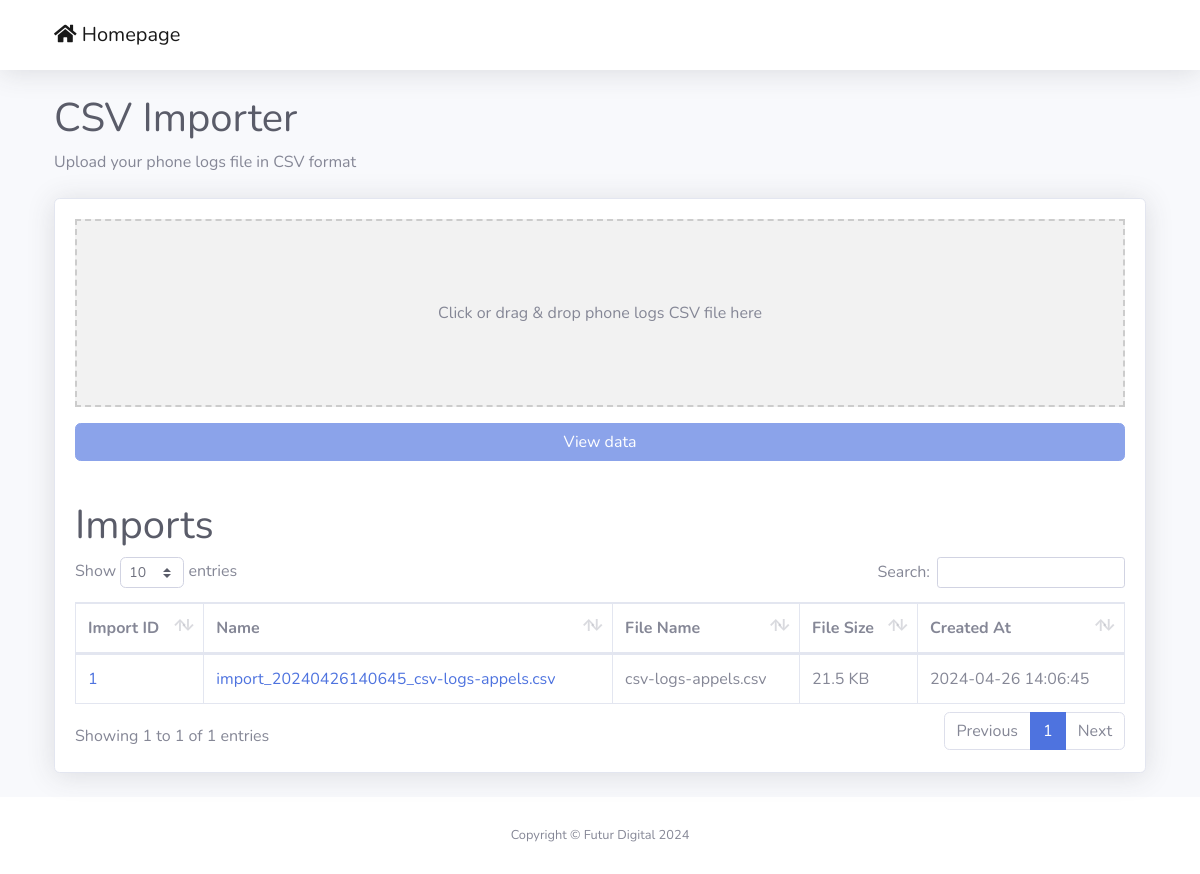
The page / on the database its author committed.
### tables this page shows
CREATE TABLE `imports` (
  `id` int NOT NULL AUTO_INCREMENT,
  `name` varchar(255) DEFAULT NULL,
  `fileName` varchar(120) DEFAULT NULL,
  `fileSize` int DEFAULT NULL,
  `created_at` datetime DEFAULT CURRENT_TIMESTAMP,
  PRIMARY KEY (`id`)
);

### src/Core/Database.php (called while the page is built, shortened)
<?php
class Database {
    protected PDO $dbh;
    protected PDOStatement $statement;
    public function __construct() {
        $db_host = Config::DB_HOST;
        $db_port = Config::DB_PORT;
        $db_name = Config::DB_NAME;
        $db_user = Config::DB_USER;
        $db_password = Config::DB_PASSWORD;
        $dns = "mysql:host=$db_host;port=$db_port;dbname=$db_name;charset=utf8";
        $options = array(
            PDO::ATTR_PERSISTENT => true,
            PDO::ATTR_ERRMODE => PDO::ERRMODE_EXCEPTION,
        );
        try {
            $this->dbh = new PDO($dns, $db_user, $db_password, $options);
        } catch (PDOException $exception) {
            $this->error = $exception->getMessage();
            throw new PDOException($this->error);
        }
    }
    public function query($query): void {
        $this->statement = $this->dbh->prepare($query);
    }
    public function execute(): bool {
        return $this->statement->execute();
    }
    public function get_records(): array {
        $this->execute();
        return $this->statement->fetchAll(PDO::FETCH_ASSOC);
    }
}

### src/Repositories/ImportRepository.php (called while the page is built, shortened)
<?php
class ImportRepository {
    private Database $database;
    public function __construct() {
        $this->database = new Database();
    }
    public function getAll(string $order = 'DESC') {
        $query = 'SELECT * FROM imports ORDER BY created_at';
        if ($order === 'ASC') {
            $query .= ' ASC';
        } else {
            $query .= " $order";
        }
        $this->database->query($query);
        $this->database->execute();
        return $this->database->get_records();
    }
}

### src/Utils/Utils.php (called while the page is built, shortened)
<?php
class Utils {
    public static function convertBytesToHumanReadable(int $bytes): string {
        $units = ['B', 'KB', 'MB', 'GB', 'TB'];
        for ($i = 0; $bytes > 1024; $i++) {
            $bytes /= 1024;
        }
        return round($bytes, 2) . ' ' . $units[$i];
    }
}

### index.php (the view, shortened to what this page needs)
<?php
include 'layout/header.php';
?>
<div class="container">
    <h1 class="h1 mb-2 text-gray-800">CSV Importer</h1>
    <p class="mb-4">Upload your phone logs file in CSV format</p>
    <div class="card shadow mb-4">
        <div class="card-body">
            <form id="upload_form" class="drop-zone">
                <p id="description">Click or drag & drop phone logs CSV file here</p>
            </form>
            <div class="mt-3">
                <a id="view-data" class="btn btn-block btn-primary disabled">View data</a>
            </div>
        </div>
        <div>
            <div class="card-body">
                <h1 class="h1 mb-2 text-gray-800">Imports</h1>
                <table class="table table-bordered" id="dataTable" width="100%" cellspacing="0">
                    <thead>
                        <tr>
                            <th>Import ID</th>
                            <th>Name</th>
                            <th>File Name</th>
                            <th>File Size</th>
                            <th>Created At</th>
                        </tr>
                    </thead>
                    <tbody>
                        <?php
                        $importRepository = new ImportRepository();
                        $imports = $importRepository->getAll();
                        foreach ($imports as $import) :
                        ?>
                            <tr>
                                <td><a href="/view-import/<?= $import['id'] ?>"><?= $import['id'] ?></a></td>
                                <td><a href="/view-import/<?= $import['id'] ?>"><?= $import['name'] ?></a></td>
                                <td><?= $import['fileName'] ?></td>
                                <td><?= Utils::convertBytesToHumanReadable($import['fileSize']); ?></td>
                                <td><?= $import['created_at'] ?></td>
                            </tr>
                        <?php endforeach; ?>
                    </tbody>
                </table>
        </div>
    </div>
</div>
<?php include 'layout/footer.php'; ?>

### assets/css/style.css (style rules this page uses)
.drop-zone { border: 2px dashed #ccc; background: #f2f2f2; padding: 80px 20px; text-align: center; cursor: pointer; }
.drop-zone p { margin: 0; }

### rows shown on the page
imports: id "1", name "import_20240426140645_csv-logs-appels.csv", fileName "csv-logs-appels.csv", fileSize "21.5 KB", created_at "2024-04-26 14:06:45"
